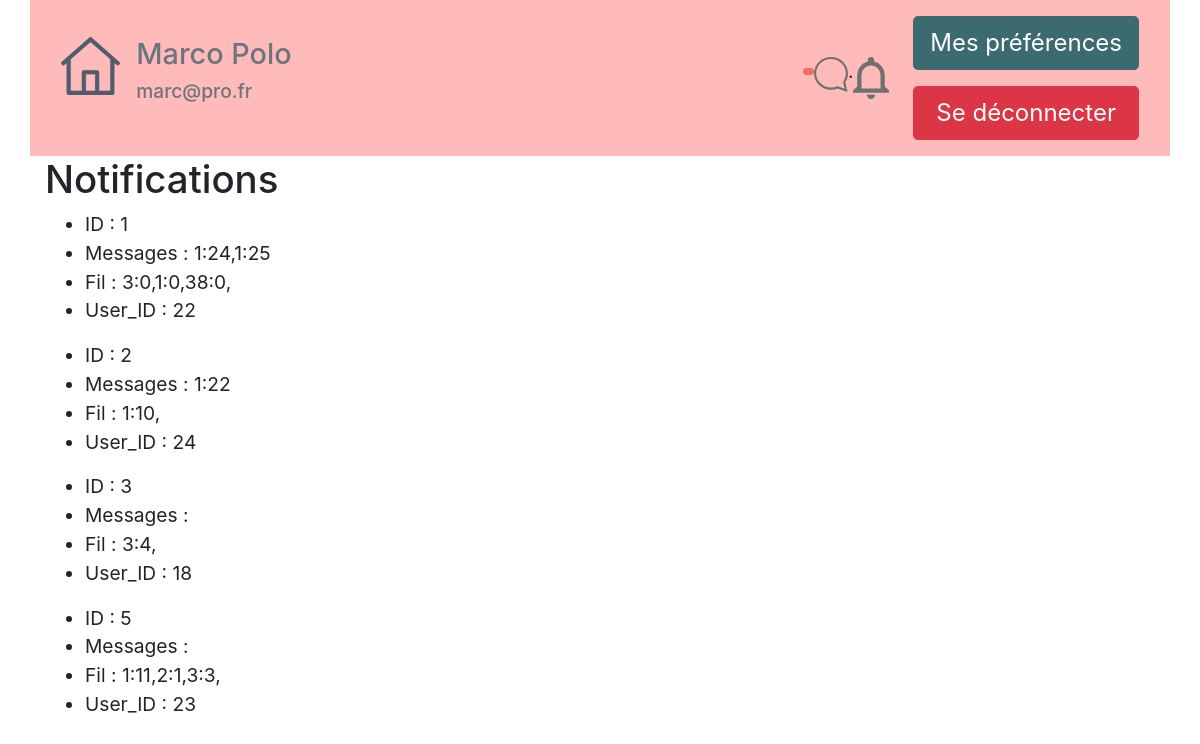
Page /notifications/notificationsAView/ (signed in) on the earlier database version.
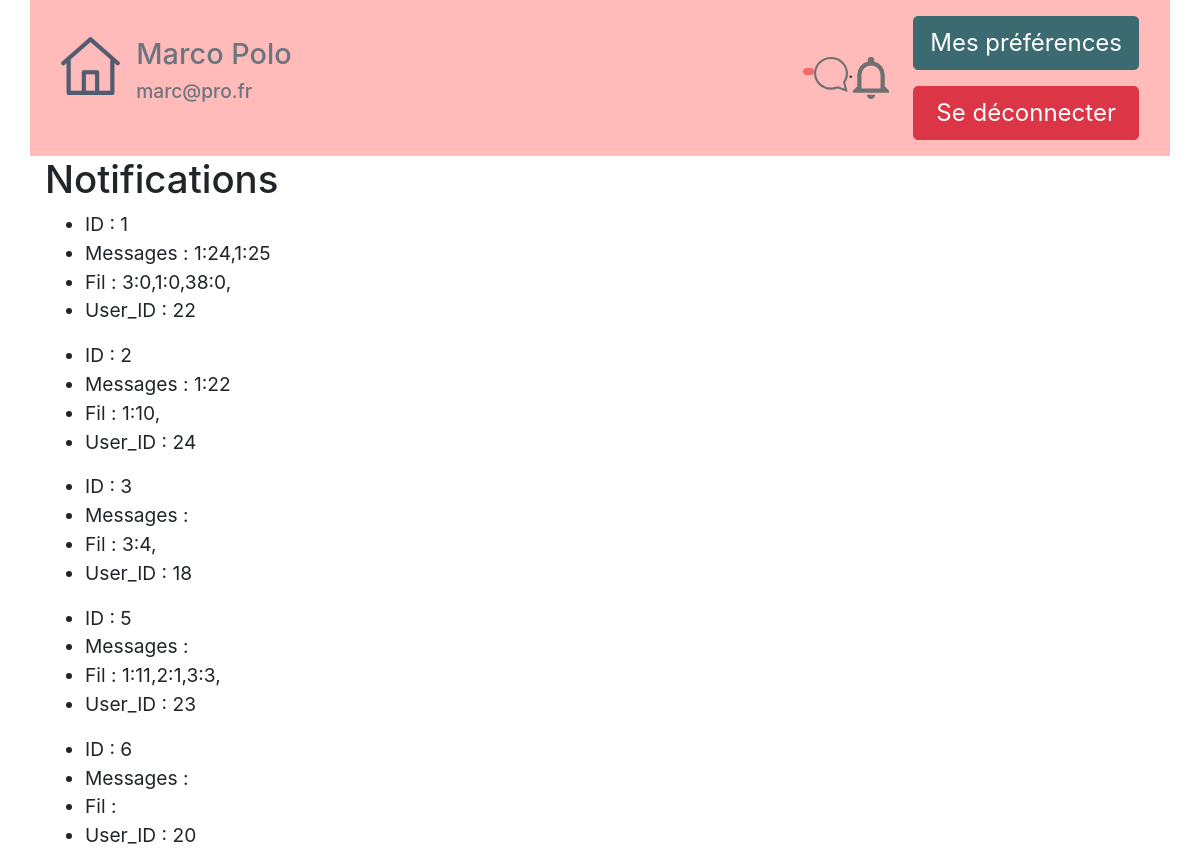
Same page on the later database version.
### notifications/models.py (models this page shows)
class Notifications(models.Model): #extend User proprieties
    user = models.OneToOneField(User,on_delete=models.CASCADE,default=1)
    NotifMessages = models.TextField(verbose_name="Notifications Des Nouveaux Messages") #contain list of waiting notif
    NotifFil = models.TextField( verbose_name="Notifications du fil",) # contain list of wainting notif

### notifications/views.py (the view)
# urls.py: path('notificationsAView/', views.NotifList.as_view(template_name='notifications/notifications_list.html'), name="notificationsAView"),
class NotifList(ListView):
    model = models.Notifications

### notifications/templates/notifications/notifications_list.html
{% extends "tablecom/base.html" %}
{% block content %}
<div class="container">
    <h2>Notifications</h2>{% for notif in object_list %}
    <ul>
            <li>ID : {{ notif.id }}</li>
        <li>Messages : {{ notif.NotifMessages }}</li>
        <li>Fil : {{ notif.NotifFil }}</li>
        <li>User_ID : {{ notif.user_id }}</li>
    </ul>{% endfor %}
</div>
{% endblock %}

Differences in the rows shown:
added Notifications: id "6", user_id "20"
